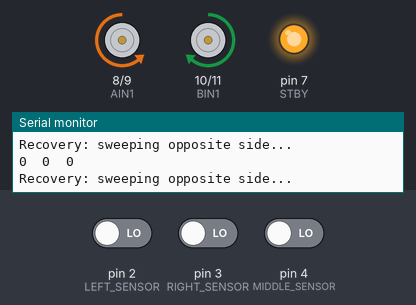
A sketch run on a simulated Arduino Uno, built with avr-gcc and run on an emulated ATmega328P. Parts: motor-driver pin pairs drawn as motors (green arrow = first pin HIGH = forward, orange = second pin HIGH = backward, longer = more drive, scaled by the enable pin, stopped while the standby pin is LOW), output pins drawn as LEDs (lit = HIGH), the last lines printed to the serial monitor. Inputs (shaded band) come from the test bench; at power-on: pin 2 (LEFT_SENSOR) LOW, pin 3 (RIGHT_SENSOR) LOW, pin 4 (MIDDLE_SENSOR) LOW.

Above: at 1.2 s.
1.3 s: pin 2 (LEFT_SENSOR) driven HIGH
At 2.5 s:
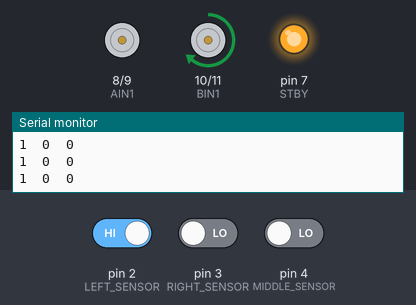
2.8 s: pin 3 (RIGHT_SENSOR) driven HIGH
At 4.0 s:
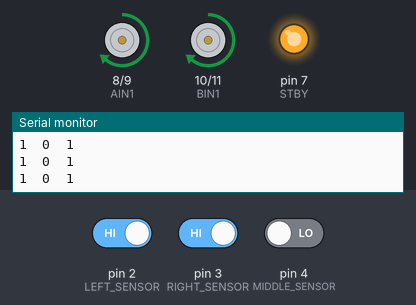
4.3 s: pin 2 (LEFT_SENSOR) driven LOW
At 5.5 s:
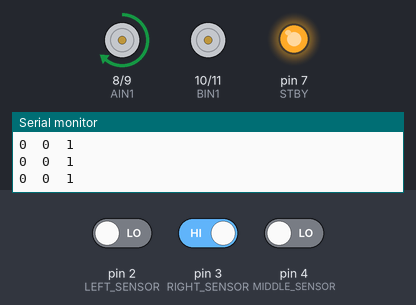
5.8 s: pin 3 (RIGHT_SENSOR) driven LOW
At 7.4 s:
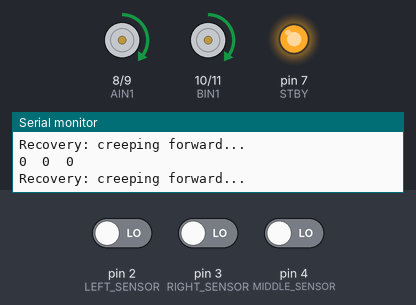
8.8 s: pin 4 (MIDDLE_SENSOR) driven HIGH
At 10.0 s:
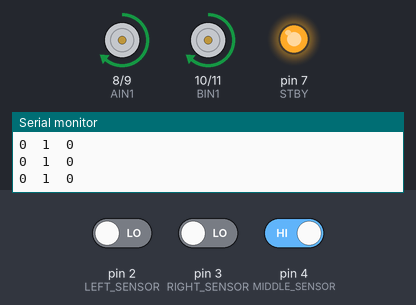
11.8 s: pin 4 (MIDDLE_SENSOR) driven LOW
At 14.3 s:
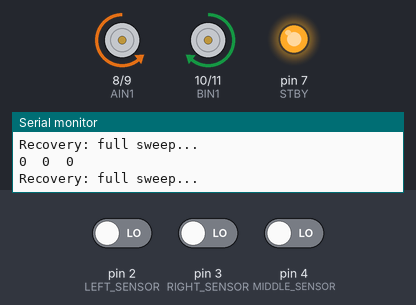
Timing chart, 0 to 15.8 s (numbered marks = the images above; inputs shaded):
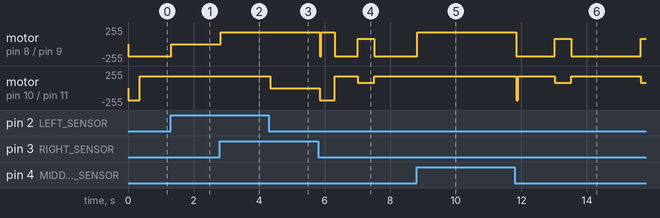

The sketch:

Code_of_line_follower.ino
```cpp
// ═══════════════════════════════════════════════════════════
//  LINE FOLLOWER ROBOT — Smart Brain + Recovery System
//  Motors: TB6612FNG driver
//  Sensors: 3x IR digital sensors (LEFT, MIDDLE, RIGHT)
// ═══════════════════════════════════════════════════════════

// ── Sensor Pins ──
#define LEFT_SENSOR   2
#define RIGHT_SENSOR  3
#define MIDDLE_SENSOR 4

// ── Motor Driver Pins (TB6612FNG) ──
#define AIN1 8   // Motor A direction pin 1
#define AIN2 9   // Motor A direction pin 2
#define BIN1 10  // Motor B direction pin 1
#define BIN2 11  // Motor B direction pin 2
#define PWMA 5   // Motor A speed (PWM)
#define PWMB 6   // Motor B speed (PWM)
#define STBY 7   // Standby pin — must be HIGH to enable driver

// ── Motor Speed (0–255) — pre-calibrated, do not change ──
int speedA = 180;  // Left motor speed
int speedB = 180;  // Right motor speed

// ── Memory: remembers which side the line was last seen ──
// -1 = left side | 0 = unknown | 1 = right side
int lastDirection = 0;

// ── Recovery State Machine ──
// Tracks which recovery step the robot is currently executing
int recoveryStep = 0;

// Timestamp of when the current recovery step started
unsigned long recoveryTimer = 0;

// ═══════════════════════════════════════════════════════════
//  SETUP
// ═══════════════════════════════════════════════════════════
void setup() {
  // Sensor pins as inputs
  pinMode(LEFT_SENSOR,   INPUT);
  pinMode(RIGHT_SENSOR,  INPUT);
  pinMode(MIDDLE_SENSOR, INPUT);

  // Motor control pins as outputs
  pinMode(AIN1, OUTPUT);
  pinMode(AIN2, OUTPUT);
  pinMode(BIN1, OUTPUT);
  pinMode(BIN2, OUTPUT);
  pinMode(PWMA, OUTPUT);
  pinMode(PWMB, OUTPUT);
  pinMode(STBY, OUTPUT);

  // Enable motor driver (pull STBY high)
  digitalWrite(STBY, HIGH);

  Serial.begin(9600);
}

// ═══════════════════════════════════════════════════════════
//  MAIN LOOP
// ═══════════════════════════════════════════════════════════
void loop() {
  // Read all three sensors each cycle
  int left   = digitalRead(LEFT_SENSOR);
  int middle = digitalRead(MIDDLE_SENSOR);
  int right  = digitalRead(RIGHT_SENSOR);

  // Print sensor states to Serial Monitor for debugging
  // Format: LEFT  MIDDLE  RIGHT  (1 = on line, 0 = off line)
  Serial.print(left);
  Serial.print("  ");
  Serial.print(middle);
  Serial.print("  ");
  Serial.println(right);

  // Pass all sensor data to the brain for a combined decision
  brain(left, middle, right);

  delay(50); // Small delay to stabilize sensor readings
}

// ═══════════════════════════════════════════════════════════
//  BRAIN — combined sensor logic
//  Reads all three sensors together to make smarter decisions
//  instead of reacting to each sensor individually
// ═══════════════════════════════════════════════════════════
void brain(int left, int middle, int right) {

  // True if ANY sensor sees the line
  bool lineDetected = left || middle || right;

  // ── Line is visible — normal tracking mode ──
  if (lineDetected) {

    // Line found again — reset recovery so next loss starts fresh
    recoveryStep = 0;

    if (left && middle && right) {
      // All sensors on line → intersection or very wide line
      // Best action: keep going straight through it
      forward();
    }
    else if (middle && left && !right) {
      // Robot drifting right — line is pulling to the left
      // Gentle left correction before it becomes a hard deviation
      lastDirection = -1;
      softLeft();
    }
    else if (middle && !left && right) {
      // Robot drifting left — line is pulling to the right
      // Gentle right correction before it becomes a hard deviation
      lastDirection = 1;
      softRight();
    }
    else if (middle && !left && !right) {
      // Only middle sensor on line → perfectly centered
      // No correction needed, full speed ahead
      forward();
    }
    else if (!middle && left && !right) {
      // Only left sensor sees line → sharp left deviation
      // Apply hard left turn to get back on track
      lastDirection = -1;
      turnLeft();
    }
    else if (!middle && !left && right) {
      // Only right sensor sees line → sharp right deviation
      // Apply hard right turn to get back on track
      lastDirection = 1;
      turnRight();
    }
    else if (left && !middle && right) {
      // Both sides see line but not middle → ambiguous split (Y-junction?)
      // Safest choice: hold straight and let middle sensor resolve it
      forward();
    }
  }

  // ── Line is completely lost — enter recovery mode ──
  else {
    recover();
  }
}

// ═══════════════════════════════════════════════════════════
//  RECOVERY — intelligent exploration when line is lost
//
//  Uses a timed state machine so each step runs for a fixed
//  duration without blocking the sensor-reading loop.
//
//  Strategy (in order):
//    Step 0 → Back up        (maybe we overshot the line)
//    Step 1 → Spin toward last known direction  (most likely side)
//    Step 2 → Spin opposite way                 (wider sweep)
//    Step 3 → Creep forward slowly              (line might be ahead)
//    Step 4 → Full 180° spin                    (last resort)
//    Loop  → Repeat from step 1 indefinitely until line is found
// ═══════════════════════════════════════════════════════════
void recover() {
  unsigned long now = millis(); // Current timestamp for timing each step

  switch (recoveryStep) {

    case 0:
      // ── Step 0: Back up briefly ──
      // The robot may have overshot a curve or a gap in the line.
      // Reversing gives the rear sensors a chance to re-detect it.
      Serial.println("Recovery: backing up...");
      backward();
      if (now - recoveryTimer > 300) {   // Run for 300ms
        recoveryTimer = now;
        recoveryStep  = 1;
      }
      break;

    case 1:
      // ── Step 1: Spin toward last known direction ──
      // The line most likely continues in the direction we were tracking.
      // Use stored lastDirection memory to spin the right way first.
      Serial.println("Recovery: spinning to last known side...");
      if      (lastDirection == -1) spinLeft();
      else if (lastDirection ==  1) spinRight();
      else                          spinLeft(); // Default if direction unknown
      if (now - recoveryTimer > 400) {   // Run for 400ms
        recoveryTimer = now;
        recoveryStep  = 2;
      }
      break;

    case 2:
      // ── Step 2: Sweep the opposite direction ──
      // Step 1 didn't find the line. Try a wider arc in the other direction.
      // Duration is longer to cover more ground.
      Serial.println("Recovery: sweeping opposite side...");
      if (lastDirection == -1) spinRight();
      else                     spinLeft();
      if (now - recoveryTimer > 700) {   // Run for 700ms
        recoveryTimer = now;
        recoveryStep  = 3;
      }
      break;

    case 3:
      // ── Step 3: Creep forward slowly ──
      // Spinning didn't work. The line might be further ahead.
      // Move forward at low speed to reach it without overshooting again.
      Serial.println("Recovery: creeping forward...");
      creep();
      if (now - recoveryTimer > 500) {   // Run for 500ms
        recoveryTimer = now;
        recoveryStep  = 4;
      }
      break;

    case 4:
      // ── Step 4: Full 180° spin — last resort ──
      // Nothing worked. Do a long spin to cover all directions.
      // After this, forget last direction and loop back to keep exploring.
      Serial.println("Recovery: full sweep...");
      spinLeft();
      if (now - recoveryTimer > 1000) {  // Run for 1000ms
        recoveryTimer = now;
        recoveryStep  = 1;   // Loop back — keep trying indefinitely
        lastDirection = 0;   // Forget last direction, explore freely
      }
      break;
  }
}

// ═══════════════════════════════════════════════════════════
//  MOTION FUNCTIONS
// ═══════════════════════════════════════════════════════════

// Both motors forward at full speed
void forward() {
  digitalWrite(AIN1, HIGH);
  digitalWrite(AIN2, LOW);
  digitalWrite(BIN1, HIGH);
  digitalWrite(BIN2, LOW);
  analogWrite(PWMA, speedA);
  analogWrite(PWMB, speedB);
}

// Both motors backward at full speed (used in recovery step 0)
void backward() {
  digitalWrite(AIN1, LOW);
  digitalWrite(AIN2, HIGH);
  digitalWrite(BIN1, LOW);
  digitalWrite(BIN2, HIGH);
  analogWrite(PWMA, speedA);
  analogWrite(PWMB, speedB);
}

// Both motors forward at low speed — careful exploration
void creep() {
  digitalWrite(AIN1, HIGH);
  digitalWrite(AIN2, LOW);
  digitalWrite(BIN1, HIGH);
  digitalWrite(BIN2, LOW);
  analogWrite(PWMA, 80);  // ~44% of full speed
  analogWrite(PWMB, 80);
}

// ── Soft Turns — one motor off, one at full speed ──
// Used for gentle mid-course corrections while line is visible

// Right motor drives, left motor idle → curves left gently
void softLeft() {
  digitalWrite(AIN1, LOW);
  digitalWrite(AIN2, LOW);
  digitalWrite(BIN1, HIGH);
  digitalWrite(BIN2, LOW);
  analogWrite(PWMA, 0);
  analogWrite(PWMB, speedB);
}

// Left motor drives, right motor idle → curves right gently
void softRight() {
  digitalWrite(AIN1, HIGH);
  digitalWrite(AIN2, LOW);
  digitalWrite(BIN1, LOW);
  digitalWrite(BIN2, LOW);
  analogWrite(PWMA, speedA);
  analogWrite(PWMB, 0);
}

// ── Hard Turns — one motor off, one at full speed ──
// Used for sharp single-sensor deviations

// Right motor drives, left motor idle → hard left
void turnLeft() {
  digitalWrite(AIN1, LOW);
  digitalWrite(AIN2, LOW);
  digitalWrite(BIN1, HIGH);
  digitalWrite(BIN2, LOW);
  analogWrite(PWMA, 0);
  analogWrite(PWMB, speedB);
}

// Left motor drives, right motor idle → hard right
void turnRight() {
  digitalWrite(AIN1, HIGH);
  digitalWrite(AIN2, LOW);
  digitalWrite(BIN1, LOW);
  digitalWrite(BIN2, LOW);
  analogWrite(PWMA, speedA);
  analogWrite(PWMB, 0);
}

// ── Full Spins — motors run in opposite directions ──
// Used in recovery for fast pivoting in place

// Left motor backward, right motor forward → spins left on the spot
void spinLeft() {
  digitalWrite(AIN1, LOW);
  digitalWrite(AIN2, HIGH);
  digitalWrite(BIN1, HIGH);
  digitalWrite(BIN2, LOW);
  analogWrite(PWMA, speedA);
  analogWrite(PWMB, speedB);
}

// Left motor forward, right motor backward → spins right on the spot
void spinRight() {
  digitalWrite(AIN1, HIGH);
  digitalWrite(AIN2, LOW);
  digitalWrite(BIN1, LOW);
  digitalWrite(BIN2, HIGH);
  analogWrite(PWMA, speedA);
  analogWrite(PWMB, speedB);
}

// Cut power to both motors immediately
void stopMotors() {
  analogWrite(PWMA, 0);
  analogWrite(PWMB, 0);
}
```

Measured:
- after the input at 1.3 s, motor on pin 10 (BIN1) / pin 11 (BIN2): stays forward 180/255 (without the input it goes to forward 80/255 after 0.17 s)
- after the input at 2.8 s, motor on pin 8 (AIN1) / pin 9 (AIN2): stopped → forward 180/255 at once
- after the input at 4.3 s, motor on pin 10 (BIN1) / pin 11 (BIN2): forward 180/255 → stopped at once
- after the input at 5.8 s, motor on pin 8 (AIN1) / pin 9 (AIN2): forward 180/255 → backward 180/255 after 0.50 s, → forward 80/255 0.71 s later, → backward 180/255 0.51 s later; motor on pin 10 (BIN1) / pin 11 (BIN2): stopped → backward 180/255 at once, → forward 180/255 0.46 s later, → forward 80/255 0.71 s later, → forward 180/255 0.51 s later
- after the input at 8.8 s, motor on pin 10 (BIN1) / pin 11 (BIN2): stays forward 180/255 (without the input it goes to forward 80/255 after 0.84 s)
- after the input at 11.8 s, motor on pin 8 (AIN1) / pin 9 (AIN2): forward 180/255 → backward 180/255 after 0.05 s, → forward 80/255 1.2 s later, → backward 180/255 0.51 s later, → forward 80/255 2.1 s later; motor on pin 10 (BIN1) / pin 11 (BIN2): forward 180/255 → forward 80/255 after 1.2 s, → forward 180/255 0.51 s later, → forward 80/255 2.1 s later
